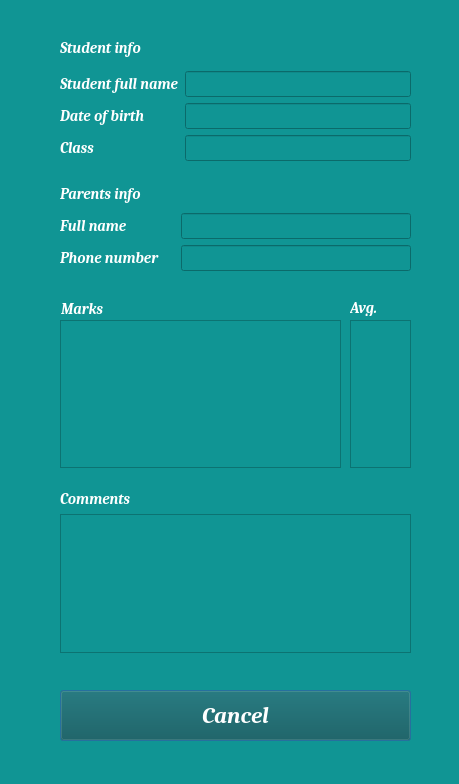
<?xml version="1.0" encoding="UTF-8"?>
<ui version="4.0">
 <class>student_info</class>
 <widget class="QDialog" name="student_info">
  <property name="geometry">
   <rect>
    <x>0</x>
    <y>0</y>
    <width>459</width>
    <height>784</height>
   </rect>
  </property>
  <property name="windowTitle">
   <string>Info about student</string>
  </property>
  <property name="styleSheet">
   <string notr="true">
color: rgb(255, 255, 255);
background-color: rgb(16, 149, 148);
</string>
  </property>
  <widget class="QPushButton" name="cancel_button">
   <property name="geometry">
    <rect>
     <x>60</x>
     <y>690</y>
     <width>351</width>
     <height>51</height>
    </rect>
   </property>
   <property name="font">
    <font>
     <family>Cambria</family>
     <pointsize>17</pointsize>
     <italic>true</italic>
     <bold>true</bold>
    </font>
   </property>
   <property name="cursor">
    <cursorShape>OpenHandCursor</cursorShape>
   </property>
   <property name="styleSheet">
    <string notr="true">background-color: rgb(29, 35, 35);
background-color: rgb(9, 83, 82);
color: rgb(255, 255, 255);</string>
   </property>
   <property name="text">
    <string>Cancel</string>
   </property>
  </widget>
  <widget class="QLabel" name="label_5">
   <property name="geometry">
    <rect>
     <x>120</x>
     <y>160</y>
     <width>349</width>
     <height>16</height>
    </rect>
   </property>
   <property name="font">
    <font>
     <family>Cambria</family>
     <italic>true</italic>
     <bold>true</bold>
    </font>
   </property>
   <property name="text">
    <string/>
   </property>
  </widget>
  <widget class="QWidget" name="layoutWidget">
   <property name="geometry">
    <rect>
     <x>60</x>
     <y>490</y>
     <width>351</width>
     <height>163</height>
    </rect>
   </property>
   <property name="font">
    <font>
     <family>Cambria</family>
     <italic>true</italic>
     <bold>true</bold>
    </font>
   </property>
   <layout class="QVBoxLayout" name="verticalLayout_8">
    <item>
     <widget class="QLabel" name="comments_label">
      <property name="font">
       <font>
        <family>Cambria</family>
        <pointsize>11</pointsize>
        <italic>true</italic>
        <bold>true</bold>
       </font>
      </property>
      <property name="styleSheet">
       <string notr="true">color: rgb(255, 255, 255);</string>
      </property>
      <property name="text">
       <string>Comments</string>
      </property>
     </widget>
    </item>
    <item>
     <widget class="QTextEdit" name="textEdit_comments">
      <property name="font">
       <font>
        <family>Cambria</family>
        <pointsize>10</pointsize>
        <italic>true</italic>
        <bold>true</bold>
       </font>
      </property>
      <property name="styleSheet">
       <string notr="true">color: rgb(255, 255, 255);</string>
      </property>
      <property name="readOnly">
       <bool>true</bool>
      </property>
     </widget>
    </item>
   </layout>
  </widget>
  <widget class="QWidget" name="layoutWidget">
   <property name="geometry">
    <rect>
     <x>60</x>
     <y>180</y>
     <width>351</width>
     <height>91</height>
    </rect>
   </property>
   <property name="font">
    <font>
     <family>Cambria</family>
     <italic>true</italic>
     <bold>true</bold>
    </font>
   </property>
   <layout class="QVBoxLayout" name="verticalLayout_5">
    <item>
     <widget class="QLabel" name="parents_info_label">
      <property name="font">
       <font>
        <family>Cambria</family>
        <pointsize>11</pointsize>
        <italic>true</italic>
        <bold>true</bold>
       </font>
      </property>
      <property name="styleSheet">
       <string notr="true">color: rgb(255, 255, 255);</string>
      </property>
      <property name="text">
       <string>Parents info</string>
      </property>
     </widget>
    </item>
    <item>
     <layout class="QHBoxLayout" name="horizontalLayout_2">
      <item>
       <layout class="QVBoxLayout" name="verticalLayout_4">
        <item>
         <widget class="QLabel" name="parents_fullname_label">
          <property name="font">
           <font>
            <family>Cambria</family>
            <pointsize>11</pointsize>
            <italic>true</italic>
            <bold>true</bold>
           </font>
          </property>
          <property name="styleSheet">
           <string notr="true">color: rgb(255, 255, 255);</string>
          </property>
          <property name="text">
           <string>Full name</string>
          </property>
         </widget>
        </item>
        <item>
         <widget class="QLabel" name="label_6">
          <property name="font">
           <font>
            <family>Cambria</family>
            <pointsize>11</pointsize>
            <italic>true</italic>
            <bold>true</bold>
           </font>
          </property>
          <property name="styleSheet">
           <string notr="true">color: rgb(255, 255, 255);</string>
          </property>
          <property name="text">
           <string>Phone number     </string>
          </property>
         </widget>
        </item>
       </layout>
      </item>
      <item>
       <layout class="QVBoxLayout" name="verticalLayout_2">
        <item>
         <widget class="QLineEdit" name="lineEdit_parents_fullname">
          <property name="font">
           <font>
            <family>Cambria</family>
            <pointsize>11</pointsize>
            <italic>true</italic>
            <bold>true</bold>
           </font>
          </property>
          <property name="styleSheet">
           <string notr="true">color: rgb(255, 255, 255);</string>
          </property>
          <property name="readOnly">
           <bool>true</bool>
          </property>
         </widget>
        </item>
        <item>
         <widget class="QLineEdit" name="lineEdit_parents_phonenum">
          <property name="font">
           <font>
            <family>Cambria</family>
            <pointsize>11</pointsize>
            <italic>true</italic>
            <bold>true</bold>
           </font>
          </property>
          <property name="styleSheet">
           <string notr="true">color: rgb(255, 255, 255);</string>
          </property>
          <property name="readOnly">
           <bool>true</bool>
          </property>
         </widget>
        </item>
       </layout>
      </item>
     </layout>
    </item>
   </layout>
  </widget>
  <widget class="QWidget" name="layoutWidget">
   <property name="geometry">
    <rect>
     <x>60</x>
     <y>30</y>
     <width>351</width>
     <height>131</height>
    </rect>
   </property>
   <property name="font">
    <font>
     <family>Cambria</family>
     <italic>true</italic>
     <bold>true</bold>
    </font>
   </property>
   <layout class="QVBoxLayout" name="verticalLayout_6">
    <item>
     <widget class="QLabel" name="stud_info_label">
      <property name="font">
       <font>
        <family>Cambria</family>
        <pointsize>11</pointsize>
        <italic>true</italic>
        <bold>true</bold>
       </font>
      </property>
      <property name="styleSheet">
       <string notr="true">color: rgb(255, 255, 255);</string>
      </property>
      <property name="text">
       <string>Student info</string>
      </property>
     </widget>
    </item>
    <item>
     <layout class="QHBoxLayout" name="horizontalLayout">
      <item>
       <layout class="QVBoxLayout" name="verticalLayout_3">
        <item>
         <widget class="QLabel" name="fullNameSt_label">
          <property name="font">
           <font>
            <family>Cambria</family>
            <pointsize>11</pointsize>
            <italic>true</italic>
            <bold>true</bold>
           </font>
          </property>
          <property name="styleSheet">
           <string notr="true">color: rgb(255, 255, 255);</string>
          </property>
          <property name="text">
           <string>Student full name</string>
          </property>
         </widget>
        </item>
        <item>
         <widget class="QLabel" name="date_of_birth_label">
          <property name="font">
           <font>
            <family>Cambria</family>
            <pointsize>11</pointsize>
            <italic>true</italic>
            <bold>true</bold>
           </font>
          </property>
          <property name="styleSheet">
           <string notr="true">color: rgb(255, 255, 255);</string>
          </property>
          <property name="text">
           <string>Date of birth</string>
          </property>
         </widget>
        </item>
        <item>
         <widget class="QLabel" name="class_label">
          <property name="font">
           <font>
            <family>Cambria</family>
            <pointsize>11</pointsize>
            <italic>true</italic>
            <bold>true</bold>
           </font>
          </property>
          <property name="styleSheet">
           <string notr="true">color: rgb(255, 255, 255);</string>
          </property>
          <property name="text">
           <string>Class</string>
          </property>
         </widget>
        </item>
       </layout>
      </item>
      <item>
       <layout class="QVBoxLayout" name="verticalLayout">
        <item>
         <widget class="QLineEdit" name="lineEdit_full_name">
          <property name="font">
           <font>
            <family>Cambria</family>
            <pointsize>11</pointsize>
            <italic>true</italic>
            <bold>true</bold>
           </font>
          </property>
          <property name="styleSheet">
           <string notr="true">color: rgb(255, 255, 255);</string>
          </property>
          <property name="readOnly">
           <bool>true</bool>
          </property>
         </widget>
        </item>
        <item>
         <widget class="QLineEdit" name="lineEdit_dateOfBirth">
          <property name="font">
           <font>
            <family>Cambria</family>
            <pointsize>11</pointsize>
            <italic>true</italic>
            <bold>true</bold>
           </font>
          </property>
          <property name="styleSheet">
           <string notr="true">color: rgb(255, 255, 255);</string>
          </property>
          <property name="readOnly">
           <bool>true</bool>
          </property>
         </widget>
        </item>
        <item>
         <widget class="QLineEdit" name="lineEdit_class_num">
          <property name="font">
           <font>
            <family>Cambria</family>
            <pointsize>11</pointsize>
            <italic>true</italic>
            <bold>true</bold>
           </font>
          </property>
          <property name="styleSheet">
           <string notr="true">color: rgb(255, 255, 255);</string>
          </property>
          <property name="readOnly">
           <bool>true</bool>
          </property>
         </widget>
        </item>
       </layout>
      </item>
     </layout>
    </item>
   </layout>
  </widget>
  <widget class="QTextEdit" name="textEdit_avg_marks">
   <property name="geometry">
    <rect>
     <x>350</x>
     <y>320</y>
     <width>61</width>
     <height>148</height>
    </rect>
   </property>
   <property name="font">
    <font>
     <family>Cambria</family>
     <pointsize>10</pointsize>
     <italic>true</italic>
     <bold>true</bold>
    </font>
   </property>
   <property name="styleSheet">
    <string notr="true">color: rgb(255, 255, 255);</string>
   </property>
   <property name="readOnly">
    <bool>true</bool>
   </property>
  </widget>
  <widget class="QLabel" name="avg_label">
   <property name="geometry">
    <rect>
     <x>350</x>
     <y>300</y>
     <width>32</width>
     <height>16</height>
    </rect>
   </property>
   <property name="font">
    <font>
     <family>Cambria</family>
     <pointsize>11</pointsize>
     <italic>true</italic>
     <bold>true</bold>
    </font>
   </property>
   <property name="styleSheet">
    <string notr="true">color: rgb(255, 255, 255);</string>
   </property>
   <property name="text">
    <string>Avg.</string>
   </property>
  </widget>
  <widget class="QLabel" name="marks_label">
   <property name="geometry">
    <rect>
     <x>61</x>
     <y>301</y>
     <width>51</width>
     <height>16</height>
    </rect>
   </property>
   <property name="font">
    <font>
     <family>Cambria</family>
     <pointsize>11</pointsize>
     <italic>true</italic>
     <bold>true</bold>
    </font>
   </property>
   <property name="styleSheet">
    <string notr="true">color: rgb(255, 255, 255);</string>
   </property>
   <property name="text">
    <string>Marks</string>
   </property>
  </widget>
  <widget class="QTextEdit" name="textEdit_marks">
   <property name="geometry">
    <rect>
     <x>60</x>
     <y>320</y>
     <width>281</width>
     <height>148</height>
    </rect>
   </property>
   <property name="font">
    <font>
     <family>Cambria</family>
     <pointsize>10</pointsize>
     <italic>true</italic>
     <bold>true</bold>
    </font>
   </property>
   <property name="styleSheet">
    <string notr="true">color: rgb(255, 255, 255);</string>
   </property>
   <property name="readOnly">
    <bool>true</bool>
   </property>
   <property name="markdown">
    <string/>
   </property>
   <property name="html">
    <string>&lt;!DOCTYPE HTML PUBLIC &quot;-//W3C//DTD HTML 4.0//EN&quot; &quot;http://www.w3.org/TR/REC-html40/strict.dtd&quot;&gt;
&lt;html&gt;&lt;head&gt;&lt;meta name=&quot;qrichtext&quot; content=&quot;1&quot; /&gt;&lt;meta charset=&quot;utf-8&quot; /&gt;&lt;style type=&quot;text/css&quot;&gt;
p, li { white-space: pre-wrap; }
&lt;/style&gt;&lt;/head&gt;&lt;body style=&quot; font-family:'Cambria'; font-size:10pt; font-weight:700; font-style:italic;&quot;&gt;
&lt;p style=&quot;-qt-paragraph-type:empty; margin-top:0px; margin-bottom:0px; margin-left:0px; margin-right:0px; -qt-block-indent:0; text-indent:0px;&quot;&gt;&lt;br /&gt;&lt;/p&gt;&lt;/body&gt;&lt;/html&gt;</string>
   </property>
  </widget>
 </widget>
 <tabstops>
  <tabstop>lineEdit_full_name</tabstop>
  <tabstop>lineEdit_dateOfBirth</tabstop>
  <tabstop>lineEdit_class_num</tabstop>
  <tabstop>textEdit_comments</tabstop>
  <tabstop>lineEdit_parents_fullname</tabstop>
  <tabstop>cancel_button</tabstop>
  <tabstop>textEdit_marks</tabstop>
  <tabstop>lineEdit_parents_phonenum</tabstop>
 </tabstops>
 <resources/>
 <connections/>
</ui>
